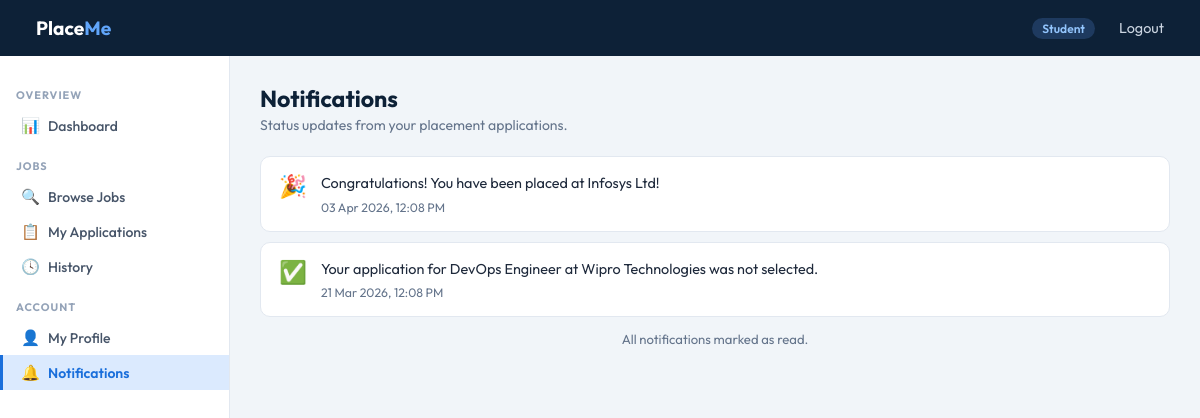
Page /student/notifications (signed in) on the committed database.
### app.py (models this page shows, shortened)
class Notification(db.Model):
    __tablename__ = 'notification'
    id             = db.Column(db.Integer, primary_key=True)
    student_id     = db.Column(db.Integer, db.ForeignKey('student.id'), nullable=False)
    application_id = db.Column(db.Integer, db.ForeignKey('application.id'), nullable=False)
    message        = db.Column(db.Text, nullable=False)
    is_read        = db.Column(db.Boolean, default=False)
    created_at     = db.Column(db.DateTime, default=datetime.utcnow)

### app.py (the view)
@app.route('/student/notifications')
def student_notifications():
    if session.get('role') != 'student':
        return redirect(url_for('login'))
    notifications = Notification.query.filter_by(
        student_id=session['user_id']
    ).order_by(Notification.created_at.desc()).all()
    unread = [n for n in notifications if not n.is_read]
    for n in unread:
        n.is_read = True
    if unread:
        db.session.commit()
    return render_template('student_notifications.html', notifications=notifications)

### app.py (called while the page is built)
@app.context_processor
def inject_student():
    if session.get('role') == 'student':
        return dict(student=Student.query.get(session['user_id']))
    return dict(student=None)

### templates/student_notifications.html (shortened to what this page needs)
{% extends "base.html" %}
{% block content %}
<div class="page-header">
  <div class="header-row">
    <div>
      <h1>Notifications</h1>
      <p>Status updates from your placement applications.</p>
    </div>
  </div>
</div>
{% if notifications %}
<div style="display:flex;flex-direction:column;gap:10px;">
  {% for notif in notifications %}
  <div style="display:flex;gap:14px;align-items:flex-start;background:var(--white);border:1px solid var(--border);border-radius:10px;padding:16px 18px;
    {% if not notif.is_read %}border-left:3px solid var(--blue);background:#fafcff;{% endif %}">
    <div style="font-size:1.4rem;line-height:1;padding-top:2px;">
      {% if 'Congratulations' in notif.message or 'placed' in notif.message.lower() %}🎉
      {% elif 'selected' in notif.message.lower() %}✅
      {% elif 'shortlisted' in notif.message.lower() %}⭐
      {% elif 'interview' in notif.message.lower() %}🗓
      {% elif 'not selected' in notif.message.lower() or 'rejected' in notif.message.lower() %}❌
      {% else %}🔔{% endif %}
    </div>
    <div style="flex:1;">
      <div style="font-size:.9rem;color:var(--text);line-height:1.5;{% if not notif.is_read %}font-weight:500;{% endif %}">
        {{ notif.message }}
      </div>
      <div style="font-size:.77rem;color:var(--gray);margin-top:5px;">
        {{ notif.created_at.strftime('%d %b %Y, %I:%M %p') }}
      </div>
    </div>
  </div>
  {% endfor %}
</div>
<div style="margin-top:14px;font-size:.82rem;color:var(--gray);text-align:center;">
  All notifications marked as read.
</div>
{% endif %}
{% endblock %}

### templates/base.html (style rules this page uses)
*, *::before, *::after { box-sizing: border-box; margin: 0; padding: 0; }
:root { --navy: #0d2137; --blue: #1a6fdb; --blue-lt: #dbeafe; --green: #16a34a; --green-lt:#dcfce7; --amber: #b45309; --amber-lt:#fef3c7; --red: #dc2626; --red-lt: #fee2e2; --gray: #64748b; --border: #e2e8f0; --bg: #f1f5f9; --white: #ffffff; --text: #1e293b; --sidebar-w: 230px; }
body { font-family: 'Outfit', sans-serif; background: var(--bg); color: var(--text); min-height: 100vh; }
.page-header { margin-bottom: 22px; }
.page-header h1 { font-size: 1.45rem; font-weight: 700; color: var(--navy); }
.page-header p { color: var(--gray); margin-top: 3px; font-size: .875rem; }
.header-row { display: flex; align-items: center; justify-content: space-between; flex-wrap: wrap; gap: 10px; }

### rows in the picture
Notification: message "Congratulations! You have been placed at Infosys Ltd!", created_at "03 Apr 2026, 12:08 PM"
Notification: message "Your application for DevOps Engineer at Wipro Technologies was not selected.", created_at "21 Mar 2026, 12:08 PM"

### other values in the picture
{{ session.get('role') | capitalize }} "Student"
